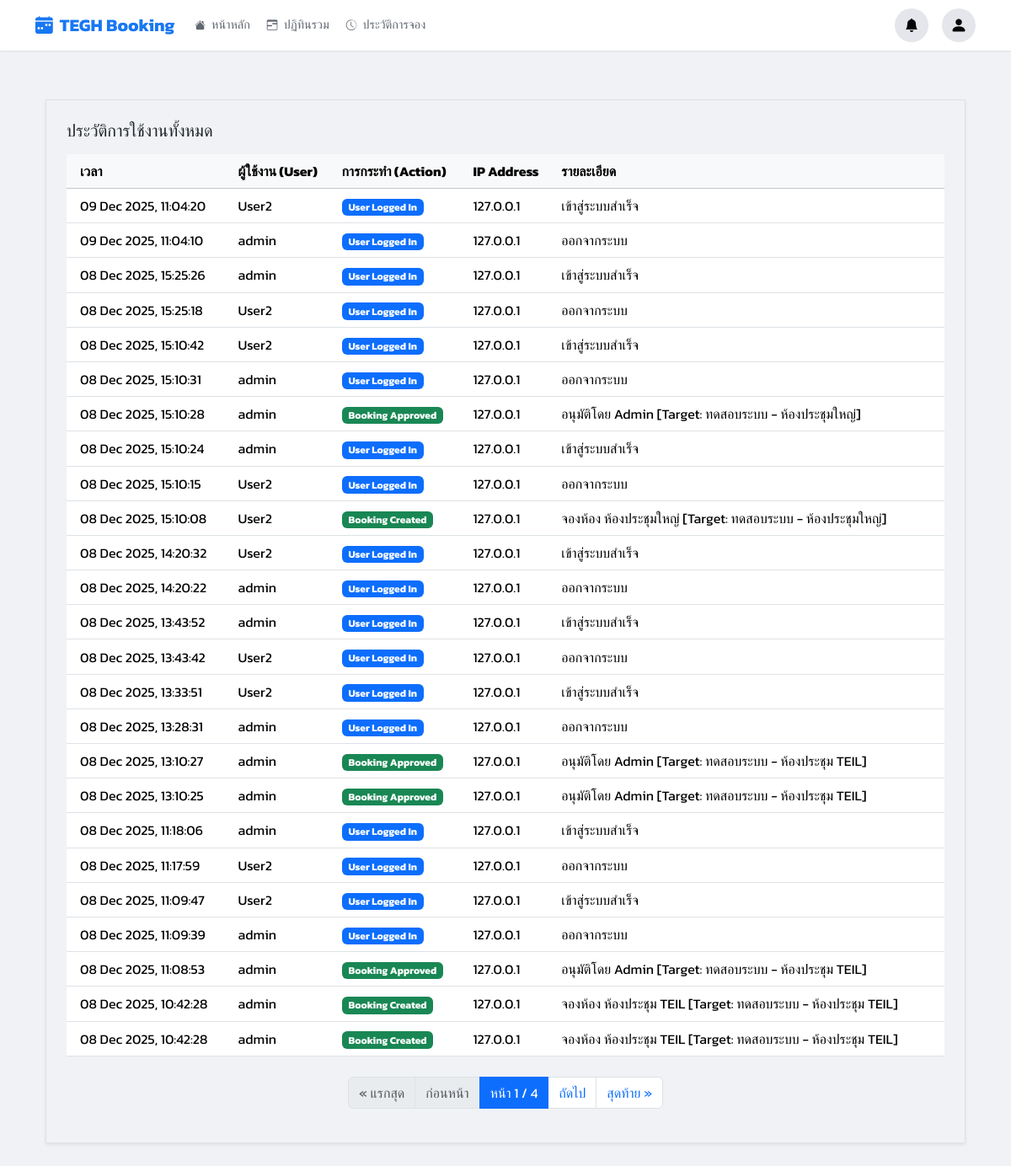
The app's page /audit-log/ (signed in), older data.
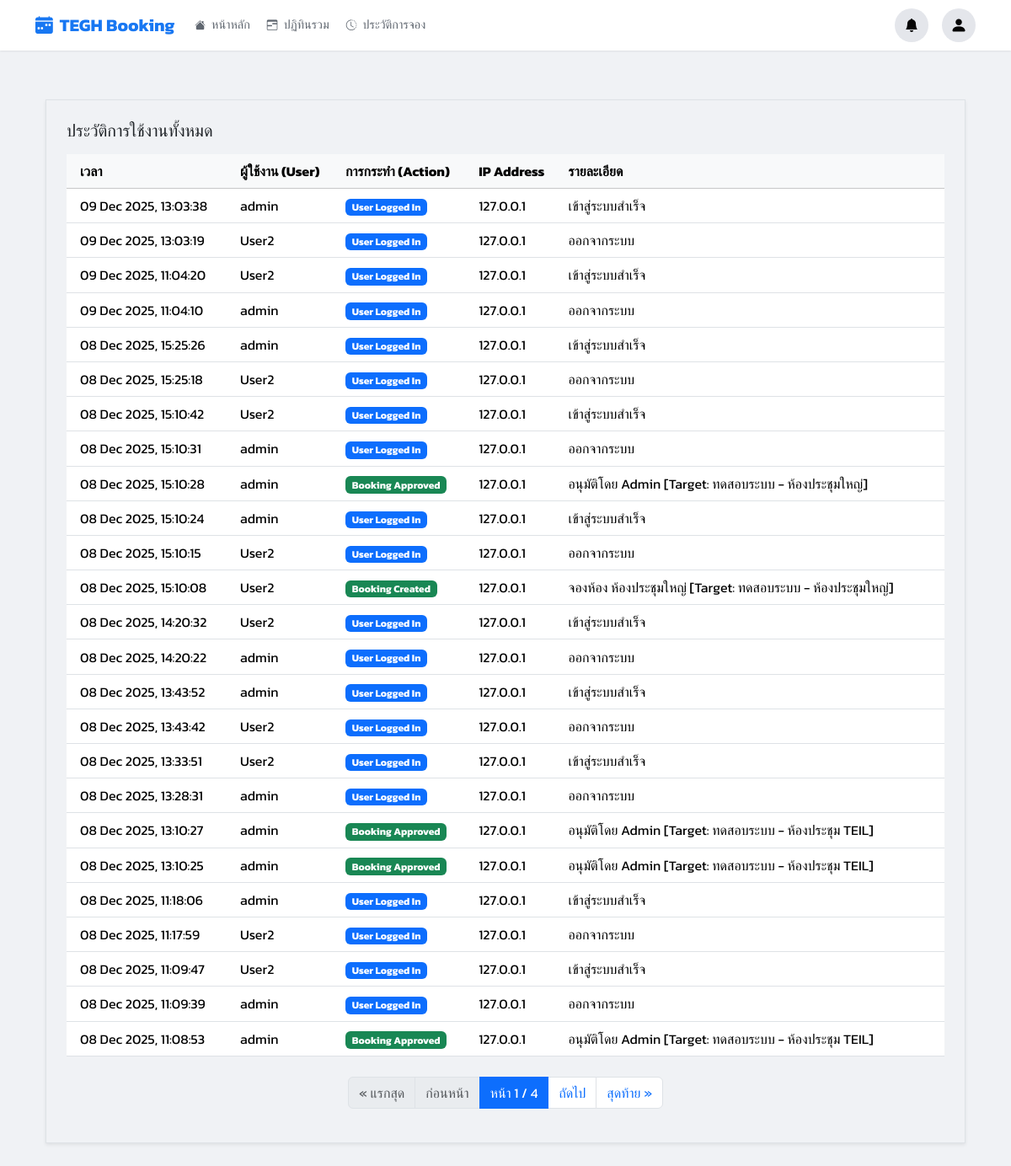
The same page, newer data.
### booking/models.py (models this page shows, shortened)
class AuditLog(models.Model):
    ACTION_CHOICES = [
        ('LOGIN', 'User Logged In'),
        ('BOOKING_CREATED', 'Booking Created'),
        ('BOOKING_EDITED', 'Booking Edited'),
        ('BOOKING_CANCELLED', 'Booking Cancelled'),
        ('BOOKING_APPROVED', 'Booking Approved'),
        ('BOOKING_REJECTED', 'Booking Rejected'),
        ('OUTLOOK_SYNC', 'Outlook Synced'),
    ]
    user = models.ForeignKey(User, on_delete=models.SET_NULL, null=True, blank=True)
    action = models.CharField(max_length=20, choices=ACTION_CHOICES)
    timestamp = models.DateTimeField(auto_now_add=True)
    details = models.TextField(blank=True, null=True)
    ip_address = models.GenericIPAddressField(null=True, blank=True)
    class Meta:
        ordering = ['-timestamp']

### booking/views.py (the view)
# urls.py: path('audit-log/', views.audit_log_view, name='audit_log'),
@login_required
def audit_log_view(request):
    logs = AuditLog.objects.all()
    paginator = Paginator(logs, 25)
    page_obj = paginator.get_page(request.GET.get('page'))
    return render(request, 'pages/audit_log.html', {**get_base_context(request), 'page_obj': page_obj})

### booking/views.py (called while the page is built)
def is_admin(user):
    return user.is_authenticated and (user.is_superuser or user.is_staff or user.groups.filter(name='Admin').exists())

def is_approver_or_admin(user):
    return user.is_authenticated and (user.is_superuser or user.is_staff or user.groups.filter(name__in=['Approver', 'Admin']).exists())

### templates/pages/audit_log.html (shortened to what this page needs)
{% extends 'base.html' %}
{% load static %}
{% block content %}
<div class="container-fluid py-4">
    <div class="content-card shadow-sm border p-3 p-md-4">
        <h5 class="mb-3">ประวัติการใช้งานทั้งหมด</h5>
        <div class="table-responsive">
            <table class="table table-hover mb-0 align-middle">
                <thead class="table-light">
                    <tr>
                        <th scope="col" class="ps-3">เวลา</th>
                        <th scope="col">ผู้ใช้งาน (User)</th>
                        <th scope="col">การกระทำ (Action)</th>
                        <th scope="col">IP Address</th>
                        <th scope="col">รายละเอียด</th>
                    </tr>
                </thead>
                <tbody>
                    {% for log in page_obj %}
                    <tr>
                        <td class="ps-3">{{ log.timestamp|date:"d M Y, H:i:s" }}</td>
                        <td>
                            {% if log.user %}
                                {{ log.user.username }}
                            {% else %}
                                <span class="text-muted small">(N/A)</span>
                            {% endif %}
                        </td>
                        <td>
                            <span class="badge
                                {% if log.action == 'LOGIN' %}bg-primary
                                {% elif log.action == 'BOOKING_CREATED' %}bg-success
                                {% elif log.action == 'BOOKING_EDITED' %}bg-info
                                {% elif log.action == 'BOOKING_APPROVED' %}bg-success
                                {% elif log.action == 'BOOKING_REJECTED' %}bg-warning text-dark
                                {% elif log.action == 'BOOKING_CANCELLED' %}bg-danger
                                {% else %}bg-secondary{% endif %}">
                                {{ log.get_action_display }}
                            </span>
                        </td>
                        <td>{{ log.ip_address|default:"-" }}</td>
                        <td>{{ log.details|default:"-" }}</td>
                    </tr>
                    {% endfor %}
                </tbody>
            </table>
        </div>
        {% if page_obj.has_other_pages %}
            <nav aria-label="Page navigation" class="mt-4">
                <ul class="pagination justify-content-center">
                    {% if page_obj.has_previous %}
                        <li class="page-item"><a class="page-link" href="?page=1">&laquo; แรกสุด</a></li>
                        <li class="page-item"><a class="page-link" href="?page={{ page_obj.previous_page_number }}">ก่อนหน้า</a></li>
                    {% else %}
                        <li class="page-item disabled"><span class="page-link">&laquo; แรกสุด</span></li>
                        <li class="page-item disabled"><span class="page-link">ก่อนหน้า</span></li>
                    {% endif %}
                    <li class="page-item active" aria-current="page">
                        <span class="page-link">หน้า {{ page_obj.number }} / {{ page_obj.paginator.num_pages }}</span>
                    </li>
                    {% if page_obj.has_next %}
                        <li class="page-item"><a class="page-link" href="?page={{ page_obj.next_page_number }}">ถัดไป</a></li>
                        <li class="page-item"><a class="page-link" href="?page={{ page_obj.paginator.num_pages }}">สุดท้าย &raquo;</a></li>
                    {% else %}
                        <li class="page-item disabled"><span class="page-link">ถัดไป</span></li>
                        <li class="page-item disabled"><span class="page-link">สุดท้าย &raquo;</span></li>
                    {% endif %}
                </ul>
            </nav>
        {% endif %}
    </div>
</div>
{% endblock %}

### templates/base.html (shortened to what this page needs)
{% load static %}
<!DOCTYPE html>
<html lang="th">
<head>
    <link href="https://cdn.jsdelivr.net/npm/bootstrap@5.3.3/dist/css/bootstrap.min.css" rel="stylesheet">
    <link rel="stylesheet" href="https://cdn.jsdelivr.net/npm/bootstrap-icons@1.11.3/font/bootstrap-icons.min.css">
    <link href="https://cdn.jsdelivr.net/npm/sweetalert2@11/dist/sweetalert2.min.css" rel="stylesheet">
</head>
<body>
    {% if user.is_authenticated %}
        <nav class="navbar navbar-expand-lg fixed-top">
            <div class="container">
                <a class="navbar-brand me-3" href="{% url 'dashboard' %}"><i class="bi bi-calendar-week-fill me-2"></i> TEGH Booking</a>
                <div class="collapse navbar-collapse" id="mainNavbar">
                    <ul class="navbar-nav nav-pills me-auto mb-2 mb-lg-0 gap-1 align-items-center mt-2 mt-lg-0">
                        {% for item in menu_items %}
                            {% if item.show %}
                                <li class="nav-item"><a class="nav-link {% if item.active %}active{% endif %}" href="{% url item.url_name %}"><i class="{{ item.icon }} me-1 small"></i> {{ item.label }}</a></li>
                            {% endif %}
                        {% endfor %}
                    </ul>
                    <ul class="navbar-nav ms-auto mb-2 mb-lg-0 flex-row align-items-center gap-3 mt-3 mt-lg-0 justify-content-end">
                        <li class="nav-item dropdown position-relative">
                            <a class="btn-circle-fb" href="#" id="fbNotifyDropdown" role="button" data-bs-toggle="dropdown" aria-expanded="false">
                                <i class="bi bi-bell-fill"></i>
                            </a>
                        </li>
                        <li class="nav-item dropdown position-relative">
                            <a class="btn-circle-fb" href="#" id="userDropdown" role="button" data-bs-toggle="dropdown" aria-expanded="false">
                                <i class="bi bi-person-fill fs-5"></i>
                            </a>
                        </li>
                    </ul>
                </div>
            </div>
        </nav>
    {% endif %}
    <main class="container mt-4 main-content-wrapper" id="main-content">
        {% block content %}{% endblock %}
    </main>
</body>
</html>

### templates/base.html (style rules this page uses)
body { background-color: #f0f2f5; font-family: 'Kanit', sans-serif; padding-top: 70px; }
.main-content-wrapper { padding-bottom: 2rem; }
.navbar { background-color: #ffffff; box-shadow: 0 1px 2px rgba(0, 0, 0, 0.08); min-height: 60px; padding: 0; }
.navbar-brand { color: #1877f2 !important; font-weight: 700; font-size: 1.3rem; display: flex; align-items: center; }
.nav-pills .nav-link { border-radius: 50px; padding: 5px 14px; font-size: 0.9rem; color: #606770; font-weight: 500; transition: all 0.2s; }
.btn-circle-fb { width: 40px; height: 40px; background-color: #e4e6eb; border-radius: 50%; display: flex; align-items: center; justify-content: center; color: #050505; text-decoration: none; transition: background-color 0.2s; cursor: pointer; border: none; position: relative; }

Row changes from the older to the newer data that the page shows:
no longer on this page (row unchanged): AuditLog: timestamp "08 Dec 2025, 10:42:28", user.username "admin", action "Booking Created", ip_address "127.0.0.1", details "จองห้อง ห้องประชุม TEIL [Target: ทดสอบระบบ - ห้องประชุม TEIL]"
no longer on this page (row unchanged): AuditLog: timestamp "08 Dec 2025, 10:42:28", user.username "admin", action "Booking Created", ip_address "127.0.0.1", details "จองห้อง ห้องประชุม TEIL [Target: ทดสอบระบบ - ห้องประชุม TEIL]"
added AuditLog: timestamp "09 Dec 2025, 13:03:38", user.username "admin", action "User Logged In", ip_address "127.0.0.1", details "เข้าสู่ระบบสำเร็จ"
added AuditLog: timestamp "09 Dec 2025, 13:03:19", user.username "User2", action "User Logged In", ip_address "127.0.0.1", details "ออกจากระบบ"
